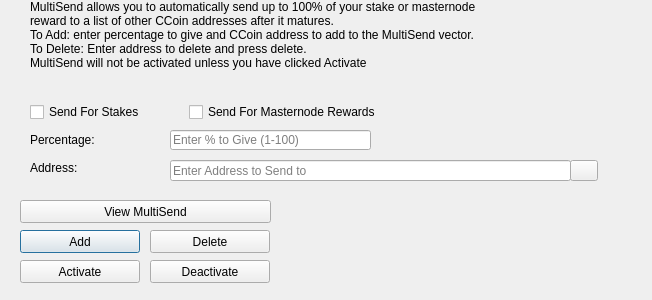
<?xml version="1.0" encoding="UTF-8"?>
<ui version="4.0">
 <class>MultiSendDialog</class>
 <widget class="QDialog" name="MultiSendDialog">
  <property name="windowModality">
   <enum>Qt::NonModal</enum>
  </property>
  <property name="geometry">
   <rect>
    <x>0</x>
    <y>0</y>
    <width>652</width>
    <height>300</height>
   </rect>
  </property>
  <property name="windowTitle">
   <string>MultiSend</string>
  </property>
  <widget class="QLineEdit" name="multiSendPercentEdit">
   <property name="geometry">
    <rect>
     <x>170</x>
     <y>130</y>
     <width>201</width>
     <height>20</height>
    </rect>
   </property>
   <property name="toolTip">
    <string>Enter whole numbers 1 - 100</string>
   </property>
   <property name="placeholderText">
    <string>Enter % to Give (1-100)</string>
   </property>
  </widget>
  <widget class="QLineEdit" name="multiSendAddressEdit">
   <property name="geometry">
    <rect>
     <x>170</x>
     <y>160</y>
     <width>401</width>
     <height>21</height>
    </rect>
   </property>
   <property name="toolTip">
    <string/>
   </property>
   <property name="placeholderText">
    <string>Enter Address to Send to</string>
   </property>
  </widget>
  <widget class="QLabel" name="label_2">
   <property name="geometry">
    <rect>
     <x>30</x>
     <y>0</y>
     <width>451</width>
     <height>121</height>
    </rect>
   </property>
   <property name="lineWidth">
    <number>1</number>
   </property>
   <property name="text">
    <string>MultiSend allows you to automatically send up to 100% of your stake or masternode reward to a list of other CCoin addresses after it matures.
To Add: enter percentage to give and CCoin address to add to the MultiSend vector.
To Delete: Enter address to delete and press delete.
MultiSend will not be activated unless you have clicked Activate</string>
   </property>
   <property name="alignment">
    <set>Qt::AlignLeading|Qt::AlignLeft|Qt::AlignTop</set>
   </property>
   <property name="wordWrap">
    <bool>true</bool>
   </property>
  </widget>
  <widget class="QLabel" name="message">
   <property name="geometry">
    <rect>
     <x>290</x>
     <y>200</y>
     <width>351</width>
     <height>91</height>
    </rect>
   </property>
   <property name="text">
    <string/>
   </property>
  </widget>
  <widget class="QPushButton" name="addButton">
   <property name="geometry">
    <rect>
     <x>20</x>
     <y>230</y>
     <width>120</width>
     <height>23</height>
    </rect>
   </property>
   <property name="toolTip">
    <string/>
   </property>
   <property name="statusTip">
    <string>Add to MultiSend Vector</string>
   </property>
   <property name="text">
    <string>Add</string>
   </property>
  </widget>
  <widget class="QPushButton" name="disableButton">
   <property name="geometry">
    <rect>
     <x>150</x>
     <y>260</y>
     <width>120</width>
     <height>23</height>
    </rect>
   </property>
   <property name="statusTip">
    <string>Deactivate MultiSend</string>
   </property>
   <property name="text">
    <string>Deactivate</string>
   </property>
  </widget>
  <widget class="QPushButton" name="addressBookButton">
   <property name="geometry">
    <rect>
     <x>570</x>
     <y>160</y>
     <width>28</width>
     <height>21</height>
    </rect>
   </property>
   <property name="toolTip">
    <string>Choose an address from the address book</string>
   </property>
   <property name="text">
    <string/>
   </property>
   <property name="icon">
    <iconset resource="../clonecoin.qrc">
     <normaloff>:/icons/address-book</normaloff>:/icons/address-book</iconset>
   </property>
   <property name="shortcut">
    <string>Alt+A</string>
   </property>
   <property name="autoDefault">
    <bool>false</bool>
   </property>
  </widget>
  <widget class="QLabel" name="label">
   <property name="geometry">
    <rect>
     <x>30</x>
     <y>130</y>
     <width>121</width>
     <height>20</height>
    </rect>
   </property>
   <property name="toolTip">
    <string>Percentage of stake to send</string>
   </property>
   <property name="text">
    <string>Percentage:</string>
   </property>
  </widget>
  <widget class="QLabel" name="label_5">
   <property name="geometry">
    <rect>
     <x>30</x>
     <y>160</y>
     <width>111</width>
     <height>16</height>
    </rect>
   </property>
   <property name="toolTip">
    <string>Address to send portion of stake to</string>
   </property>
   <property name="text">
    <string>Address:</string>
   </property>
  </widget>
  <widget class="QPushButton" name="deleteButton">
   <property name="geometry">
    <rect>
     <x>150</x>
     <y>230</y>
     <width>120</width>
     <height>23</height>
    </rect>
   </property>
   <property name="toolTip">
    <string/>
   </property>
   <property name="statusTip">
    <string>Delete Address From MultiSend Vector</string>
   </property>
   <property name="text">
    <string>Delete</string>
   </property>
  </widget>
  <widget class="QPushButton" name="activateButton">
   <property name="geometry">
    <rect>
     <x>20</x>
     <y>260</y>
     <width>120</width>
     <height>23</height>
    </rect>
   </property>
   <property name="statusTip">
    <string>Activate MultiSend</string>
   </property>
   <property name="text">
    <string>Activate</string>
   </property>
  </widget>
  <widget class="QPushButton" name="viewButton">
   <property name="geometry">
    <rect>
     <x>20</x>
     <y>200</y>
     <width>251</width>
     <height>23</height>
    </rect>
   </property>
   <property name="toolTip">
    <string/>
   </property>
   <property name="statusTip">
    <string>View MultiSend Vector</string>
   </property>
   <property name="text">
    <string>View MultiSend</string>
   </property>
  </widget>
  <widget class="QWidget" name="horizontalLayoutWidget">
   <property name="geometry">
    <rect>
     <x>30</x>
     <y>100</y>
     <width>351</width>
     <height>24</height>
    </rect>
   </property>
   <layout class="QHBoxLayout" name="horizontalLayout">
    <item>
     <widget class="QCheckBox" name="multiSendStakeCheckBox">
      <property name="text">
       <string>Send For Stakes</string>
      </property>
     </widget>
    </item>
    <item>
     <widget class="QCheckBox" name="multiSendMasternodeCheckBox">
      <property name="text">
       <string>Send For Masternode Rewards</string>
      </property>
     </widget>
    </item>
   </layout>
  </widget>
 </widget>
 <resources>
  <include location="../clonecoin.qrc"/>
 </resources>
 <connections/>
</ui>
